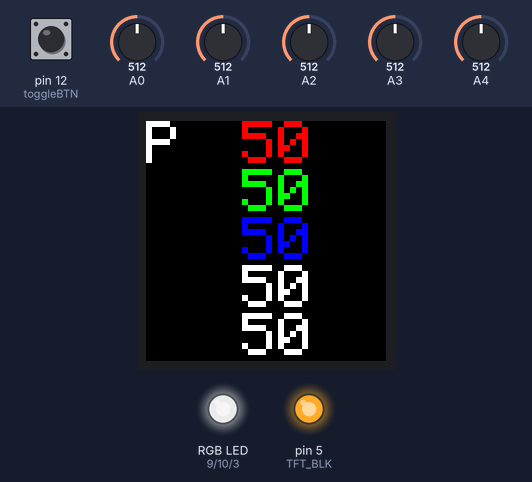
The sketch below on a simulated Arduino Uno, built with avr-gcc and run on an emulated ATmega328P. Shown: 240×240 colour display, an RGB LED mixed from three pins (HIGH = lit), output pins drawn as LEDs (lit = HIGH). The test bench sets the inputs (shaded band); at power-on: pin 12 (toggleBTN) HIGH, A0 = 512, A1 = 512, A2 = 512, A3 = 512, A4 = 512. Dim RGB values are drawn brighter than linear; what the sketch prints to the serial monitor is not drawn.

Above: at 1.4 s.
1.5 s: pin 12 (toggleBTN) pulled LOW for 0.15 s
At 2.7 s:
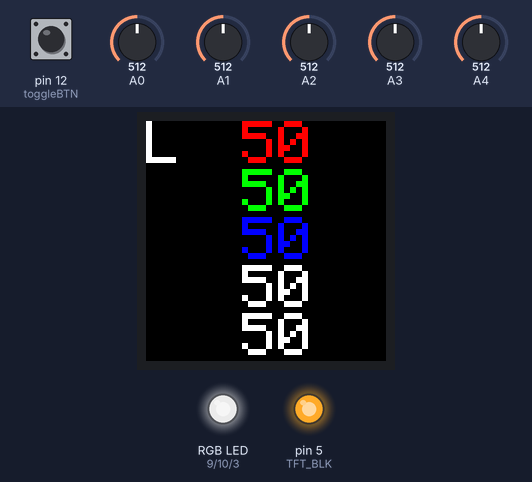
3.1 s: A0 set to 30
At 4.3 s:
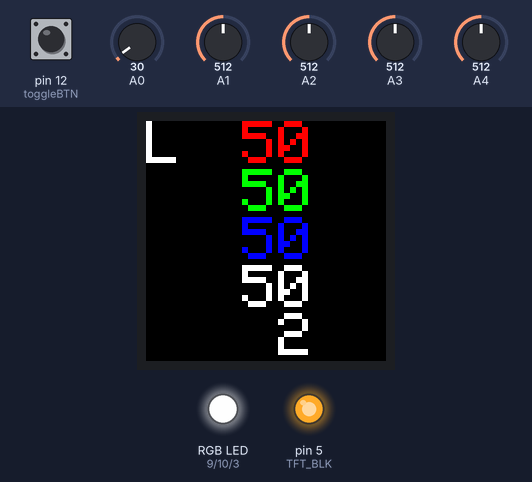
4.6 s: A1 set to 109
At 5.4 s:
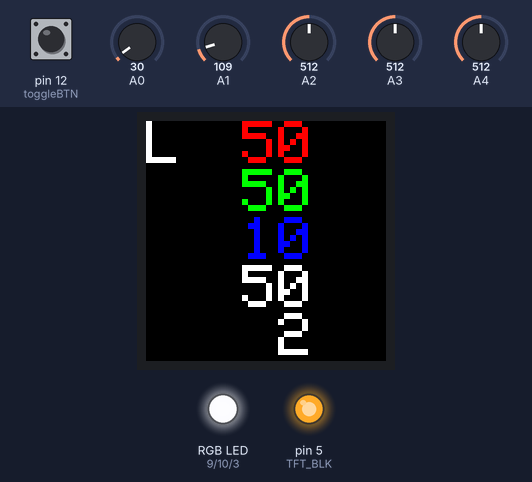
6.1 s: A1 set to 92
At 6.4 s:
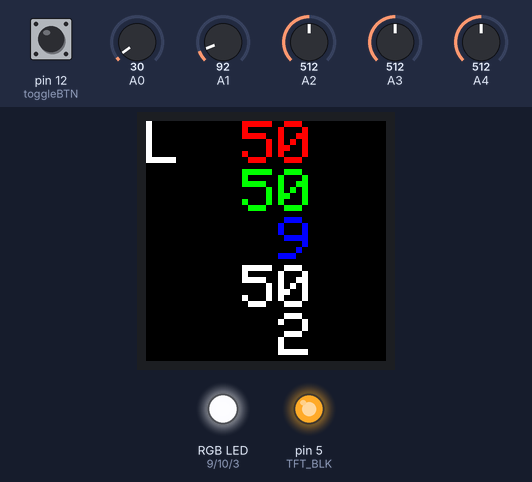
7.6 s: pin 12 (toggleBTN) pulled LOW for 1 s
At 8.8 s:
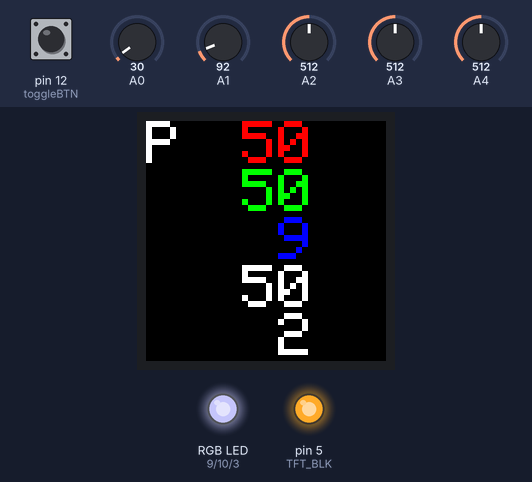
10.1 s: A2 set to 30
At 10.9 s:
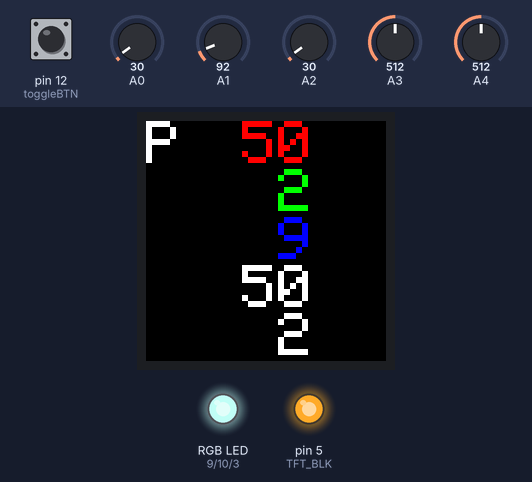
Timing chart, 0 to 12.6 s (numbered marks = the images above; inputs shaded):
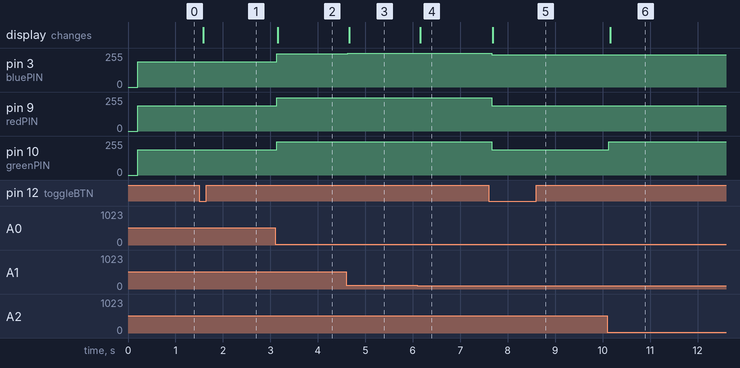

Measured:
- after the input at 1.5 s, the display: changes after 0.09 s (image 1)
- after the input at 3.1 s, pin 3 (bluePIN), pin 9 (redPIN), pin 10 (greenPIN): 190/255 → 251/255 at once; the display: changes after 0.06 s (image 2)
- after the input at 4.6 s, pin 3 (bluePIN): 251/255 → 254/255 at once; the display: changes after 0.06 s (image 3)
- after the input at 6.1 s, the display: changes after 0.05 s (image 4)
- after the input at 7.6 s, pin 3 (bluePIN): 254/255 → 243/255 after 0.06 s; pin 9 (redPIN), pin 10 (greenPIN): 251/255 → 190/255 after 0.06 s; the display: changes after 0.09 s (image 5)
- after the input at 10.1 s, pin 10 (greenPIN): 190/255 → 251/255 at once; the display: changes after 0.06 s (image 6)

The sketch:

RGB_LED.ino
```cpp
#include <Adafruit_GFX.h>
#include <Adafruit_ST7789.h>
#include <SPI.h>

#define TFT_CS     4
#define TFT_RST    8
#define TFT_DC     7
#define TFT_BLK    5

Adafruit_ST7789 tft = Adafruit_ST7789(TFT_CS, TFT_DC, TFT_RST);

int redPIN = 9;
int greenPIN = 10;
int bluePIN = 3;
int toggleBTN = 12;

int mode = LOW;
int lastButtonState = HIGH;

void setup() {

  pinMode(redPIN, OUTPUT);
  pinMode(greenPIN, OUTPUT);
  pinMode(bluePIN, OUTPUT);
  pinMode(toggleBTN, INPUT_PULLUP);

  Serial.begin(9600);

  pinMode(TFT_BLK, OUTPUT);
  analogWrite(TFT_BLK, 255);

  tft.init(240, 240);
  tft.setRotation(2);
  tft.fillScreen(ST77XX_BLACK);
}

void loop() {
  int currentButtonState = digitalRead(toggleBTN);
  int masterBrightness = analogRead(A4);
  int REDpotentiometerValue = analogRead(A3);
  int GREENpotentiometerValue = analogRead(A2);
  int BLUEpotentiometerValue = analogRead(A1);
  int light = analogRead(A0);
  float lightcalc = ((float)light /1023);

  int REDbrightness = REDpotentiometerValue / 4;
  int GREENbrightness = GREENpotentiometerValue / 4;
  int BLUEbrightness = BLUEpotentiometerValue / 4;

  Serial.print("R: " + String(int(((float)REDbrightness / 255) * 100)));
  Serial.print(" G: " + String(int(((float)GREENbrightness / 255) * 100)));
  Serial.print(" B: " + String(int(((float)BLUEbrightness / 255) * 100)));
  Serial.print(" W: " + String(int(((float)masterBrightness / 1023) * 100)));
  Serial.print(" L: " + String(lightcalc * 100));
  Serial.print("\n");

  if (currentButtonState == LOW && lastButtonState == HIGH) {
    mode = !mode;
    delay(50);
  }

  lastButtonState = currentButtonState;
  String modeDPL = "P";

  if (mode == HIGH) {
    analogWrite(redPIN, 255 - (REDbrightness * lightcalc));
    analogWrite(greenPIN, 255 - (GREENbrightness * lightcalc));
    analogWrite(bluePIN, 255 - (BLUEbrightness * lightcalc));
    modeDPL = "L";
  } else {
    analogWrite(redPIN, 255 - (REDbrightness * ((float)masterBrightness / 1023)));
    analogWrite(greenPIN, 255 - (GREENbrightness * ((float)masterBrightness / 1023)));
    analogWrite(bluePIN, 255 - (BLUEbrightness * ((float)masterBrightness / 1023)));
    modeDPL = "P";
  }

  tft.setTextSize(6.5);

  char buffer[7];

  tft.setCursor(60, 0);
  tft.setTextColor(ST77XX_RED, ST77XX_BLACK);
  sprintf(buffer, "%3d", int(((float)REDbrightness / 255) * 100));
  tft.print(buffer);

  tft.setCursor(60, 48);
  tft.setTextColor(ST77XX_GREEN, ST77XX_BLACK);
  sprintf(buffer, "%3d", int(((float)GREENbrightness / 255) * 100));
  tft.print(buffer);

  tft.setCursor(60, 96);
  tft.setTextColor(ST77XX_BLUE, ST77XX_BLACK);
  sprintf(buffer, "%3d", int(((float)BLUEbrightness / 255) * 100));
  tft.print(buffer);

  tft.setCursor(60, 144);
  tft.setTextColor(ST77XX_WHITE, ST77XX_BLACK);
  sprintf(buffer, "%3d", int(((float)masterBrightness / 1023) * 100));
  tft.print(buffer);

  tft.setCursor(60, 192);
  tft.setTextColor(ST77XX_WHITE, ST77XX_BLACK);
  sprintf(buffer, "%3d", int(lightcalc * 100));
  tft.print(buffer);

  tft.setCursor(0, 0);
  tft.setTextColor(ST77XX_WHITE, ST77XX_BLACK);
  tft.print(modeDPL);
}
```
